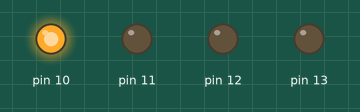
Bench run of a sketch on a simulated Arduino Uno, built with avr-gcc and run on an emulated ATmega328P. Shown: output pins drawn as LEDs (lit = HIGH).

Above: at 0.2 s.
At 1.2 s:
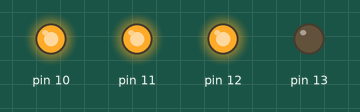
At 1.7 s:
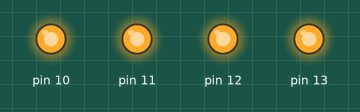
At 3.2 s:
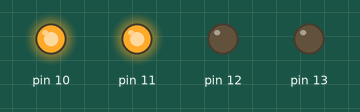
At 4.7 s:
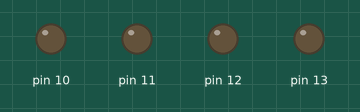
Timing chart, 0 to 5.8 s (numbered marks = the images above):
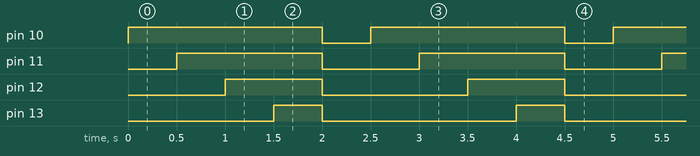

Measured:
- by itself, pin 10: alternates HIGH for 2.0 s and LOW for 0.50 s
- by itself, pin 11: alternates HIGH for 1.5 s and LOW for 1.0 s
- by itself, pin 12: alternates HIGH for 1.0 s and LOW for 1.5 s
- by itself, pin 13: alternates HIGH for 0.50 s and LOW for 2.0 s

The sketch:

congtac_led.ino
```cpp
// C++ code
//
void setup()
{
  pinMode(13,OUTPUT);
  pinMode(12,OUTPUT);
  pinMode(11,OUTPUT);
  pinMode(10,OUTPUT);
}

void case1()
{
  for(int i=10; i<14; i++)
  {
    digitalWrite(i,HIGH);
    delay(500);
  }
  for(int i=10; i<14; i++)
    digitalWrite(i,LOW);
  delay(500);
}

void case2()
{
  for(int i=10; i<14; i++)
  {
    digitalWrite(i,HIGH);
    delay(500);
    digitalWrite(i,LOW);
    delay(500);
  }
}

void loop()
{
  case1();
}
```
